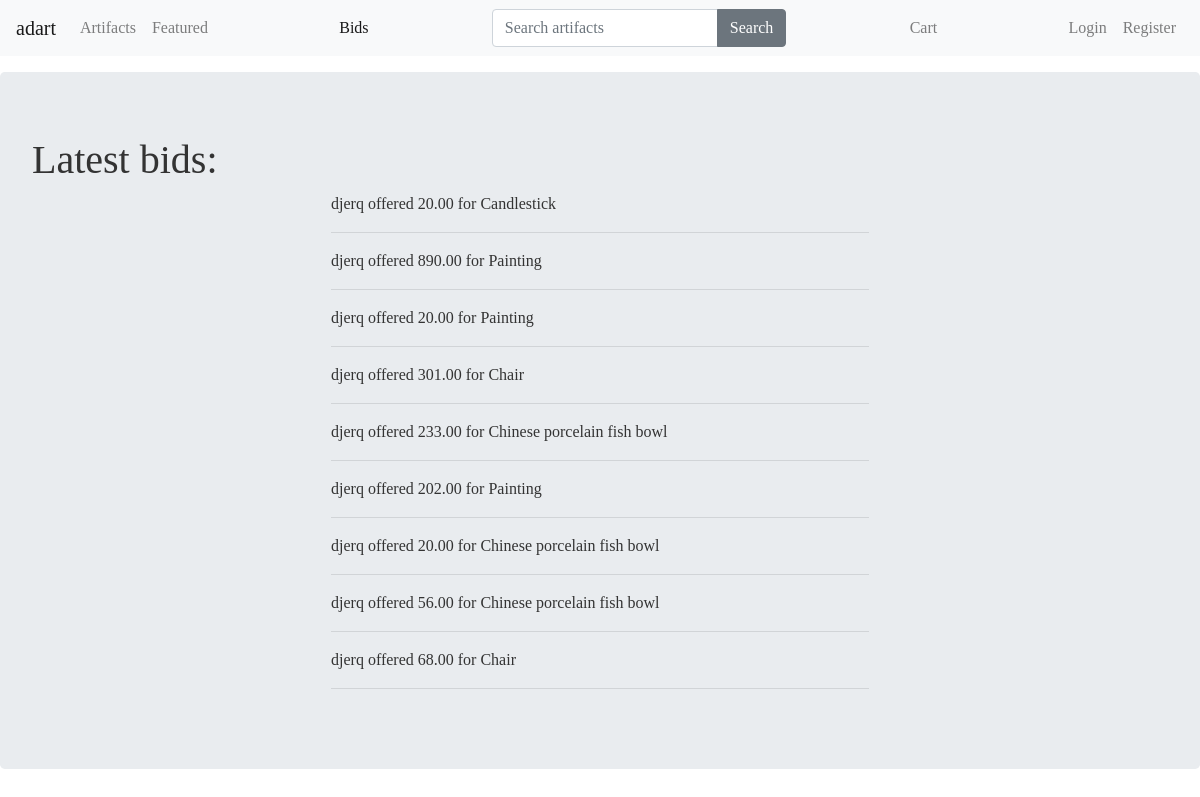
/bids/, run on the app's committed database.
### bids/models.py (models this page shows)
class Bid(models.Model):
    user = models.ForeignKey(User)
    artifact = models.ForeignKey(Artifact)
    offer = models.DecimalField(decimal_places=2, max_digits=20, default=20)
    def __str__(self):
        return str(self.artifact)

### artifacts/models.py (models this page shows, shortened)
class Artifact(models.Model):
    title = models.CharField(max_length=120)
    slug = models.SlugField(blank=True)
    description = models.TextField()
    history = models.TextField(null=True, blank=True)
    min_price = models.DecimalField(decimal_places=2, max_digits=20, null=True)
    price = models.DecimalField(decimal_places=2, max_digits=20, null=True)
    deadline = models.DateTimeField()
    buyer = models.ForeignKey(User, null=True, blank=True)
    sold = models.BooleanField(default=False)
    image = models.ImageField(
        upload_to=upload_image_path, null=True, blank=True)
    year = models.CharField(max_length=120, default='unknown')
    origin = models.CharField(max_length=120, default='unknown')
    featured = models.BooleanField(default=False)
    objects = ArtifactManager()
    def __str__(self):
        return self.title

### bids/views.py (the view)
# urls.py: url(r'bids/$', bid_list, name='bids'),
def bid_list(request):
    bids = Bid.objects.all().order_by('-id')
    context = {
        'bids': bids
    }
    return render(request, 'bids/snippets/bids.html', context)

### bids/templates/bids/snippets/bids.html
{% extends 'base.html' %} {% block content%}
<div class="jumbotron mt-3">
    <h1>Latest bids:</h1>
    <div class='container'>
        <div class="row">
            <div class="col-md-6 offset-md-3">
                {% for bid in bids %}
                <p>{{bid.user}} offered {{bid.offer}} for {{ bid }}</p>
                <hr />
                {% empty %}
                <div>Sorry! No bids so far.</div>
                {% endfor %}
            </div>
        </div>
    </div>
</div>
{% endblock %}

### static-auction-app/css/main.css (style rules this page uses)
body { color: #333; font-family: "Cinzel", serif; }

### data on the page
Bid: user "djerq", offer "20.00", artifact.title "Candlestick"
Bid: user "djerq", offer "890.00", artifact.title "Painting"
Bid: user "djerq", offer "20.00", artifact.title "Painting"
Bid: user "djerq", offer "301.00", artifact.title "Chair"
Bid: user "djerq", offer "233.00", artifact.title "Chinese porcelain fish bowl"
Bid: user "djerq", offer "202.00", artifact.title "Painting"
Bid: user "djerq", offer "20.00", artifact.title "Chinese porcelain fish bowl"
Bid: user "djerq", offer "56.00", artifact.title "Chinese porcelain fish bowl"
Bid: user "djerq", offer "68.00", artifact.title "Chair"
